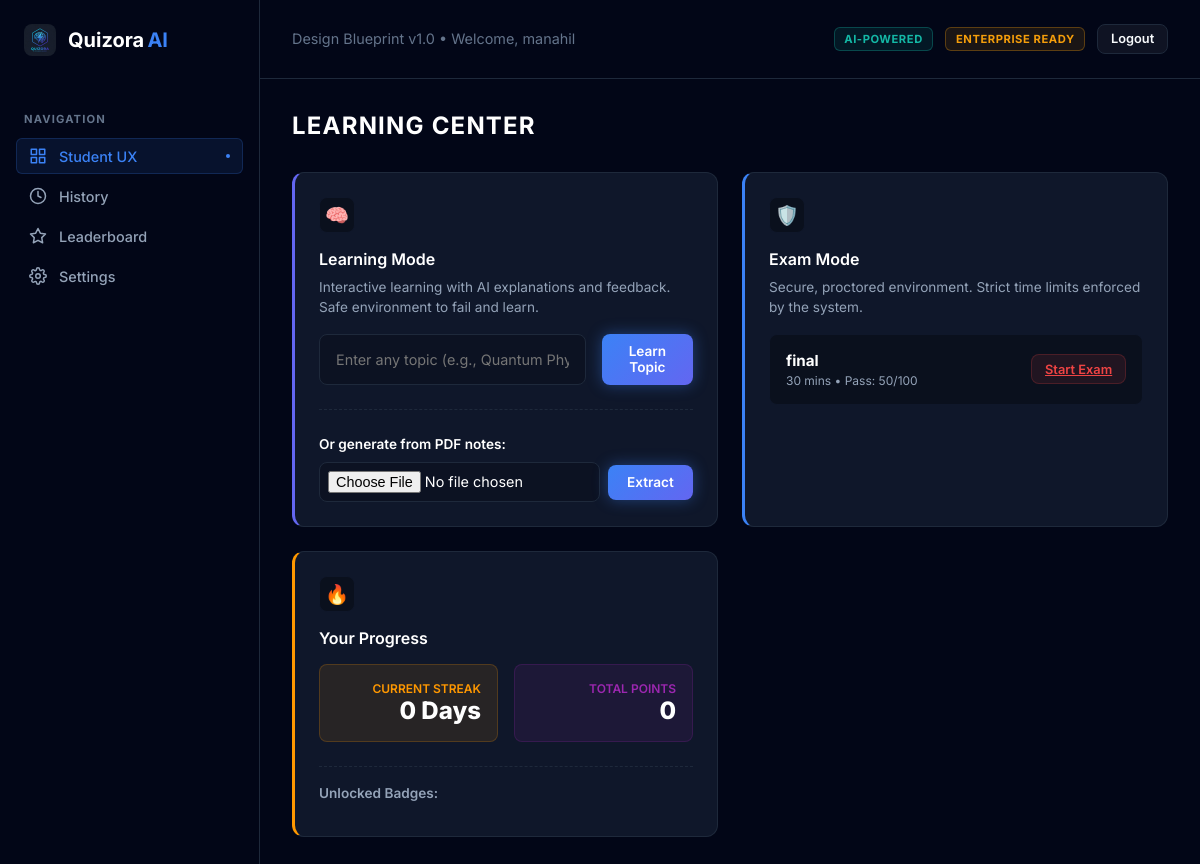
/dashboard (signed in), run on the app's committed database.
### tables this page shows
CREATE TABLE exams (
            id INTEGER PRIMARY KEY AUTOINCREMENT,
            title TEXT NOT NULL,
            category TEXT NOT NULL,
            duration_minutes INTEGER NOT NULL,
            total_marks INTEGER NOT NULL,
            passing_marks INTEGER NOT NULL,
            created_at TIMESTAMP DEFAULT CURRENT_TIMESTAMP
        );

### backend/app.py (the view)
@app.route('/dashboard')
def dashboard():
    if 'user_id' not in session:
        return redirect(url_for('index'))
    conn = get_db_connection()
    db_categories = conn.execute('SELECT DISTINCT category FROM questions WHERE exam_id IS NULL').fetchall()
    exams = conn.execute('SELECT * FROM exams ORDER BY id DESC').fetchall()
    conn.close()
    category_list = [row['category'] for row in db_categories]
    exams_list = [dict(row) for row in exams]
    return render_template('dashboard.html', name=session.get('user_name', 'Student'), role=session.get('role', 'student'), categories=category_list, exams=exams_list)

### backend/app.py (called while the page is built)
def get_db_connection():
    conn = sqlite3.connect(DB_PATH)
    conn.row_factory = sqlite3.Row
    return conn

### frontend/templates/dashboard.html (shortened to what this page needs)
<!DOCTYPE html>
<html lang="en">
<head>
    <link rel="stylesheet" href="{{ url_for('static', filename='css/style.css') }}">
</head>
<body>
    <div class="app-layout">
        <aside class="sidebar">
            <div class="sidebar-logo">
                <img src="{{ url_for('static', filename='img/logo.png') }}" class="logo-img" alt="Quizora Logo">
                <h1>Quizora <span class="ai-badge">AI</span></h1>
            </div>
            <div class="sidebar-section-title">Navigation</div>
            <nav class="sidebar-nav">
                <a href="/dashboard" class="nav-item active">
                    Student UX
                </a>
                <a href="/history" class="nav-item">
                    <svg width="18" height="18" viewBox="0 0 24 24" fill="none" stroke="currentColor" stroke-width="2" stroke-linecap="round" stroke-linejoin="round"><circle cx="12" cy="12" r="10"></circle><polyline points="12 6 12 12 16 14"></polyline></svg>
                    History
                </a>
                <a href="#" class="nav-item" onclick="showLeaderboard()">
                    <svg width="18" height="18" viewBox="0 0 24 24" fill="none" stroke="currentColor" stroke-width="2" stroke-linecap="round" stroke-linejoin="round"><path d="M12 2l3.09 6.26L22 9.27l-5 4.87 1.18 6.88L12 17.77l-6.18 3.25L7 14.14 2 9.27l6.91-1.01L12 2z"></path></svg>
                    Leaderboard
                </a>
                <a href="/settings" class="nav-item">
                    Settings
                </a>
            </nav>
        </aside>
        <main class="main-content">
            <div class="top-header">
                <div class="header-left">
                    <span>Design Blueprint v1.0 • Welcome, {{ name }}</span>
                </div>
                <div class="header-right">
                    <div class="status-badge ai-powered">AI-POWERED</div>
                    <div class="status-badge enterprise">ENTERPRISE READY</div>
                    <button class="btn secondary-btn small-btn" onclick="handleLogout()">Logout</button>
                </div>
            </div>
            <div class="content-area">
                <h1 class="page-title">Learning Center</h1>
                <div class="grid-2">
                    <div class="artifact-card accent-left-purple">
                        <div class="card-icon-container" style="color: var(--secondary);">🧠</div>
                        <h3>Learning Mode</h3>
                        <p class="mb-1">Interactive learning with AI explanations and feedback. Safe environment to fail and learn.</p>
                        <div class="topic-input-wrapper">
                            <input type="text" id="custom-topic" placeholder="Enter any topic (e.g., Quantum Physics)">
                            <button class="btn primary-btn" onclick="startCustomTopicQuiz()">Learn Topic</button>
                        </div>
                        <div class="pdf-upload-section">
                            <p style="margin-bottom: 0.5rem; font-weight: 600; color: white;">Or generate from PDF notes:</p>
                            <div style="display: flex; gap: 0.5rem; align-items: center;">
                                <input type="file" id="pdf-file" accept=".pdf" style="padding: 0.5rem;">
                                <button class="btn primary-btn" onclick="generateQuizFromPDF()" id="pdf-generate-btn">Extract</button>
                            </div>
                        </div>
                    </div>
                    <div class="artifact-card accent-left">
                        <div class="card-icon-container" style="color: var(--primary);">🛡️</div>
                        <h3>Exam Mode</h3>
                        <p class="mb-1">Secure, proctored environment. Strict time limits enforced by the system.</p>
                        <div class="exam-list">
                            {% if exams %}
                                {% for exam in exams %}
                                <div class="exam-item">
                                    <div>
                                        <h4 style="margin: 0; color: white; font-size: 0.95rem;">{{ exam.title }}</h4>
                                        <div style="color: var(--text-muted); font-size: 0.75rem; margin-top: 0.2rem;">{{ exam.duration_minutes }} mins • Pass: {{ exam.passing_marks }}/{{ exam.total_marks }}</div>
                                    </div>
                                    <a href="/exam/{{ exam.id }}" class="btn danger-btn small-btn">Start Exam</a>
                                </div>
                                {% endfor %}
                            {% else %}
                                <p style="color: var(--text-muted); font-style: italic; font-size: 0.85rem;">No exams are currently assigned to you.</p>
                            {% endif %}
                        </div>
                    </div>
                    <div class="artifact-card accent-left-orange">
                        <div class="card-icon-container" style="color: #ff9800;">🔥</div>
                        <h3>Your Progress</h3>
                        <div class="stats-container" style="display: grid; grid-template-columns: 1fr 1fr; gap: 1rem; margin-top: 1rem;">
                            <div class="stat-box" style="background: rgba(255,152,0,0.1); padding: 1rem; border-radius: 8px; text-align: center; border: 1px solid rgba(255,152,0,0.2);">
                                <div style="font-size: 0.75rem; color: #ff9800; font-weight: 600; text-transform: uppercase;">Current Streak</div>
                                <div id="user-streak" style="font-size: 1.5rem; font-weight: 800; color: white;">0 Days</div>
                            </div>
                            <div class="stat-box" style="background: rgba(156,39,176,0.1); padding: 1rem; border-radius: 8px; text-align: center; border: 1px solid rgba(156,39,176,0.2);">
                                <div style="font-size: 0.75rem; color: #9c27b0; font-weight: 600; text-transform: uppercase;">Total Points</div>
                                <div id="user-points" style="font-size: 1.5rem; font-weight: 800; color: white;">0</div>
                            </div>
                        </div>
                        <div style="margin-top: 1.5rem; border-top: 1px dashed var(--border-color); padding-top: 1rem;">
                            <p style="font-weight: 600; margin-bottom: 0.5rem; font-size: 0.85rem;">Unlocked Badges:</p>
                        </div>
                    </div>
                </div>
            </div>
        </main>
    </div>
</body>
</html>

### frontend/templates/dashboard.html (style rules this page uses)
.topic-input-wrapper { display: flex; gap: 1rem; margin-bottom: 1.5rem; }
.pdf-upload-section { padding-top: 1.5rem; border-top: 1px dashed var(--border-color); }
.exam-item { background: rgba(0, 0, 0, 0.3); padding: 1rem; border-radius: 8px; display: flex; justify-content: space-between; align-items: center; border: 1px solid var(--border-subtle); margin-bottom: 0.5rem; }

### data on the page
exams: title "final", duration_minutes "30", passing_marks "50", total_marks "100"

### other printed values
{{ name }} "manahil"
